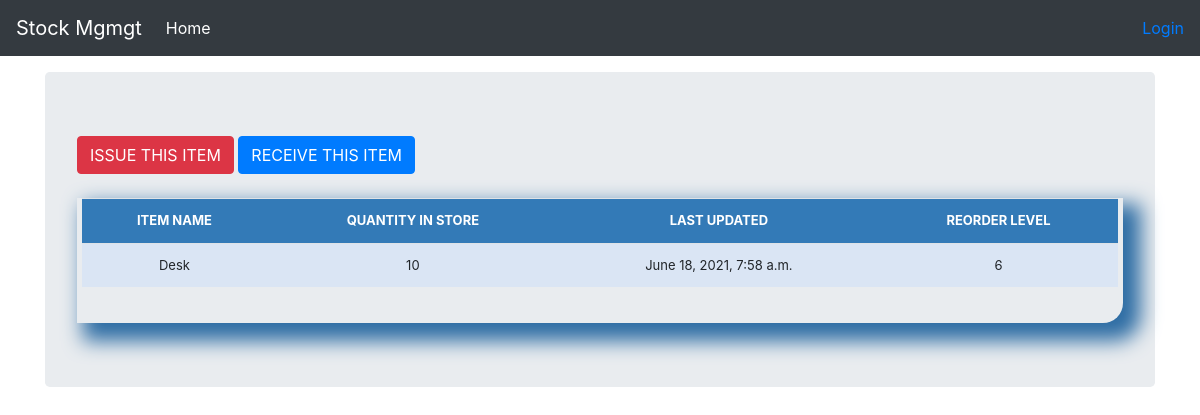
/stock_detail/2/, run on the app's committed database.
### stockmgmgt/models.py (models this page shows, shortened)
class Stock(models.Model):
	category = models.ForeignKey(Category, on_delete=models.CASCADE, blank=True)
	item_name = models.CharField(max_length=50, blank=True, null=True)
	quantity = models.IntegerField(default='0', blank=False, null=True)
	receive_quantity = models.IntegerField(default='0', blank=True, null=True)
	receive_by = models.CharField(max_length=50, blank=True, null=True)
	issue_quantity = models.IntegerField(default='0', blank=True, null=True)
	issue_by = models.CharField(max_length=50, blank=True, null=True)
	issue_to = models.CharField(max_length=50, blank=True, null=True)
	phone_number = models.CharField(max_length=50, blank=True, null=True)
	created_by = models.CharField(max_length=50, blank=True, null=True)
	reorder_level = models.IntegerField(default='0', blank=True, null=True)
	last_updated = models.DateTimeField(auto_now_add=False, auto_now=True)
	timestamp = models.DateTimeField(auto_now_add=True, auto_now=False)

### stockmgmgt/views.py (the view)
# urls.py: path('stock_detail/<str:pk>/', views.stock_detail, name="stock_detail"),
def stock_detail(request, pk):
	queryset = Stock.objects.get(id=pk)
	context = {
		"queryset": queryset,
	}
	return render(request, "stock_detail.html", context)

### stockmgmgt/templates/stock_detail.html (shortened to what this page needs)
{% load staticfiles %}
{% load crispy_forms_tags %}
<!DOCTYPE html>
<html lang="en">
  <head>
<link href="{% static 'css/stylesheet.css' %}" rel="stylesheet">
<link href="{% static 'css/bootstrap.min.css' %}" rel="stylesheet">
    <link href="{% static 'css/navbar-top-fixed.css' %}" rel="stylesheet">
  </head>
  <body>
   {% include 'navbar.html' %}
<main role="main" class="container">
  <div class="jumbotron">
      <a href="{% url 'issue_items' queryset.id %}"><div class='btn btn-danger'>ISSUE THIS ITEM</div></a>
      <a href="{% url 'receive_items' queryset.id %}"><div class='btn btn-primary'>RECEIVE THIS ITEM</div></a>
        <br><br>
        <div class="display_table">
          <table class='table'>
                  <tr>
                    <th>ITEM NAME</th>
                    <th>QUANTITY IN STORE</th>
                    <th>LAST UPDATED</th>
                    <th>REORDER LEVEL</th>
                  </tr>
                  <tr>
                    <td>{{queryset.item_name}}</td>
                    <td>{{queryset.quantity}}</td>
                    <td>{{queryset.last_updated}}</td>
                    <td>{{queryset.reorder_level}}</td>
                  </tr>
          </table>
        </div>
  </div>
</main>
      </body>
</html>

### stockmgmgt/static/css/stylesheet.css (style rules this page uses)
body { background-color: #34eb6b; }
.table { font-size: 13px; text-align: center; width: 95%; margin: auto; }
.table tr:nth-child(odd) { background: #B8CAE4 }
.table tr:nth-child(even) { background: #dae5f4 }
th { background-color: #337ab7; color: white; }
.display_table { border-bottom-right-radius: 20px; padding-left: 5px; padding-right: 5px; padding-bottom: 20px; box-shadow: 12px 12px 20px 6px #2e6da4; }

### stockmgmgt/static/css/navbar-top-fixed.css (style rules this page uses)
body { min-height: 75rem; padding-top: 4.5rem; }

### data on the page
Stock: item_name "Desk", quantity "10", last_updated "June 18, 2021, 7:58 a.m.", reorder_level "6"
